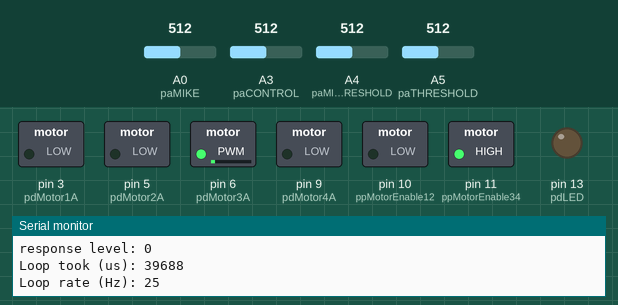
Bench run of a sketch on a simulated Arduino Uno, built with avr-gcc and run on an emulated ATmega328P. On the bench: switched loads named in the sketch (green lamp = pin HIGH), output pins drawn as LEDs (lit = HIGH), the last lines printed to the serial monitor. Inputs (shaded band) come from the test bench; at power-on: A0 (paMIKE) = 512, A3 (paCONTROL) = 512, A4 (paMINTHRESHOLD) = 512, A5 (paTHRESHOLD) = 512.

Above: at 3.2 s.
3.3 s: A0 (paMIKE) set to 490
At 3.59 s:
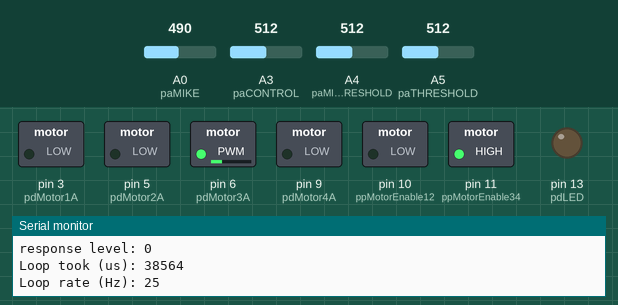
5.2 s: A0 (paMIKE) set to 306
At 5.51 s:
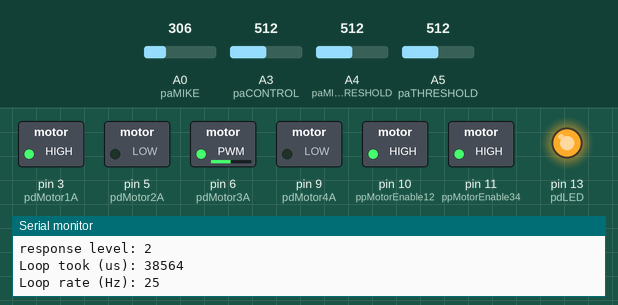
7.1 s: A0 (paMIKE) set to 246
At 7.42 s:
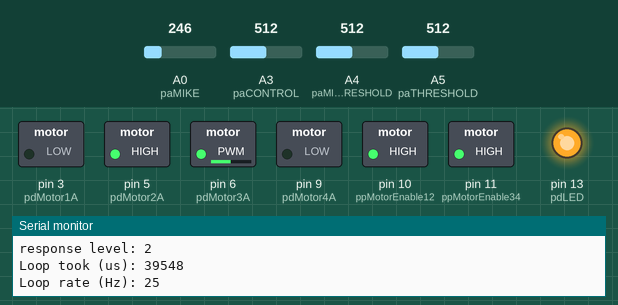
Timing chart, 0 to 10.1 s (numbered marks = the images above; inputs shaded):
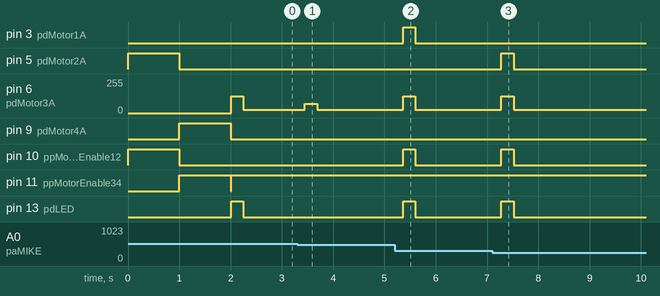

Measured:
- after the input at 3.3 s, pin 6 (pdMotor3A): 25/255 → 68/255 after 0.15 s, → 25/255 0.24 s later
- after the input at 5.2 s, pin 3 (pdMotor1A), pin 10 (ppMotorEnable12), pin 13 (pdLED): LOW → HIGH after 0.16 s, → LOW 0.24 s later; pin 6 (pdMotor3A): 25/255 → 125/255 after 0.16 s, → 25/255 0.24 s later
- after the input at 7.1 s, pin 5 (pdMotor2A), pin 10 (ppMotorEnable12), pin 13 (pdLED): LOW → HIGH after 0.18 s, → LOW 0.24 s later; pin 6 (pdMotor3A): 25/255 → 125/255 after 0.18 s, → 25/255 0.24 s later

The sketch:

react_to_sound_via_earphone.ino
```cpp
#define VERSION "3.1.2"
#define VERDATE "2013-03-19"
#define PROGMONIKER "RSE"

/*

  React to sound via earphone
  Charles B. Malloch, PhD  2012-12-06
  Created in support of Hampshire College

  2012-12-08 v2.1   fixed overstepping of the array by printBar
  2012-12-13 v2.2   show the threshold bar charts for 30 seconds when
                    a change is made; otherwise run fast
  2012-12-14 v2.2.1 added loop rate reporting preparatory to decreasing
                    smoothing of amplitude.
  2012-12-19 v2.2.2 slowed reporting to 4Hz from 10Hz
                    fixed multiply #defined paTHRESHOLD
  2012-12-23 v3.0.0 loop rate adjustable with A3 pot
                    pulled all EWMA stuff out, replaced with a longer read
  2013-01-27 v3.1.0 control pot now has 4 positions:
                    0: motors enabled, not verbose
                    1: motors disabled, not verbose
                    2: motors enabled, verbose
                    3: motors disabled, verbose

*/

#include <math.h>

// disable serial comm if BAUDRATE is undefined
// because serial comm pulls power 5V down by 500mV !!!
// #undef BAUDRATE
#define BAUDRATE 115200
static int VERBOSE = 2;
static int motorsEnabled;
#define paCONTROL 3

#define USE_SERVO_3 1
// 1100
#define SERVO_MIN_PULSE_us 500
// 2410
#define SERVO_MAX_PULSE_us 2500

#define paMIKE 0
#define paMINTHRESHOLD 4
#define paTHRESHOLD 5

/*
  NOTE regarding the motor enable lines - when these are low, the affected outputs are
  hi-z (tri-stated). This is OK for DC motors, but not so for servos. So to control:
    DC motor - set direction with digital writes to motor pins, control speed with PWM on enables
    servo motor - enable output with digital write, then control position with PWM on motor pin
    stepper motor - enable output, then step using digital writes to motor pins
*/

#define pdMotor1A 3
#define pdMotor2A 5
#define ppMotorEnable12 10

#define pdMotor3A 6
#define pdMotor4A 9
#define ppMotorEnable34 11

#define pdLED 13

// to get a reading, need to average over at least a half-cycle of sound. If min freq is 110,
// that's 9ms for a full cycle or 4.5ms for a half.
#define SAMPLING_PERIOD_MS 10
#define EXPECTEDMAXSEMIAMPLITUDE 1000

#define BARCHARTREPORTINGINTERVAL_MS ((VERBOSE > 5) ? 300000UL : 15000UL)
#define DELAYAFTERREPORTING_MS ((VERBOSE > 5) ? 1000 : 200)
#define THRESHOLDCHANGETOLERANCE 2

#define lineLen 80
#define bufLen (lineLen + 3)
char strBuf[bufLen];


// the current averages; one slow-moving, the other fast-moving.
float centerline, amplitude;
int minReading, maxReading;


void setup () {
#ifdef BAUDRATE
  Serial.begin(BAUDRATE);
	snprintf(strBuf, bufLen, "%s: React to Sound via Earphone v%s (%s)\n",
	  PROGMONIKER, VERSION, VERDATE);
  Serial.print(strBuf);
#endif

  pinMode(pdLED, OUTPUT);

  pinMode(pdMotor1A, OUTPUT);
  pinMode(pdMotor2A, OUTPUT);
  pinMode(ppMotorEnable12, OUTPUT);

  digitalWrite (ppMotorEnable12, LOW);
  digitalWrite (pdMotor1A, LOW);
  digitalWrite (pdMotor2A, HIGH);
  analogWrite (ppMotorEnable12, 255);
  delay(1000);
  digitalWrite (ppMotorEnable12, LOW);
  digitalWrite (pdMotor1A, LOW);
  digitalWrite (pdMotor2A, LOW);

  pinMode(pdMotor3A, OUTPUT);
  pinMode(pdMotor4A, OUTPUT);
  pinMode(ppMotorEnable34, OUTPUT);

  digitalWrite (ppMotorEnable34, LOW);
  digitalWrite (pdMotor3A, LOW);
  digitalWrite (pdMotor4A, HIGH);
  analogWrite (ppMotorEnable34, 255);
  delay(1000);
  digitalWrite (ppMotorEnable34, LOW);
  digitalWrite (pdMotor3A, LOW);
  digitalWrite (pdMotor4A, LOW);

  #ifdef USE_SERVO_3xxx
  // don't use PWM for servos - they need 50Hz and pulse width of 500-2500us
  digitalWrite (ppMotorEnable34, 1);
  for (int i = 0; i <= 100; i++) {
    analogWrite (pdMotor3A, map (i, 0, 100, 00, 1000));
#ifdef BAUDRATE
    Serial.print ("Servo 3: "); Serial.println (map (i, 0, 100, 0, 180));
#endif
    delay (500);
  }
  #endif


  motorsEnabled = 0;

}

void loop () {

  // variables related to taking a reading
  unsigned long readingBeganAt;
  int nReadings, r;
  float fReading, fVarReading;

  // variables related to evaluating a reading vs our thresholds
  int threshold, minThreshold;
  static int oldThreshold, oldMinThreshold;
  static unsigned long thresholdChangedAt = 0UL;
  short responseLevel;

  // variables related to motor control
  int PWMval, score;
  static unsigned long lastReversal = millis();
  static unsigned short direction = 0;

  // variables related to pacing the loop
  static unsigned long loopBeganAt_us = 0;
  unsigned long loopTook_us;

  loopTook_us = micros() - loopBeganAt_us;
  loopBeganAt_us = micros();

  r = analogRead(paCONTROL);
  VERBOSE = r > 512 ? 10 : 2;
  motorsEnabled = ! ( r & 0x0100 );
  if (analogRead(paCONTROL) > 256) {
    thresholdChangedAt = millis();
  }

  minThreshold = map ( analogRead (paMINTHRESHOLD), 0, 1023, 0, 100 );
  threshold = map ( analogRead (paTHRESHOLD), 0, 1023, 0, 100 );

  if (   ( threshold - oldThreshold )       > THRESHOLDCHANGETOLERANCE
      || ( minThreshold - oldMinThreshold ) > THRESHOLDCHANGETOLERANCE ) {
    oldThreshold = threshold;
    oldMinThreshold = minThreshold;
    thresholdChangedAt = millis();
  }

  // *=* *=* *=* *=* *=* *=* *=* *=* *=* *=* *=* *=* *=* *=* *=* *=* *=* *=* *=* *=* *=* *=* *=* *=*

  nReadings = 0;
  readingBeganAt = millis();
  fReading = 0.0;
  fVarReading = 0.0;
  minReading = 2000;
  maxReading = -5;
  while ((millis() - readingBeganAt) < SAMPLING_PERIOD_MS) {
    nReadings++;
    r = analogRead(paMIKE);
    fReading += r;
    fVarReading += abs( r - centerline );
    if (r < minReading) minReading = r;
    if (r > maxReading) maxReading = r;
  }
  amplitude = int (20.0 * fVarReading / nReadings);
  centerline = int (fReading / nReadings);            // the new centerline will be used next loop

  // *=* *=* *=* *=* *=* *=* *=* *=* *=* *=* *=* *=* *=* *=* *=* *=* *=* *=* *=* *=* *=* *=* *=* *=*

  /*
    constrain constrains a value to a certain range; if it tries to exceed the range,
    is set to the nearest endpoint e.g. constrain(195, 0, 170) returns 170.
    map maps a range of numbers into a new (either expanded or diminished) range.
    e.g. map(12, 0, 100, 0, 1000) returns 120.
    The allowable range for PWM is 0-255, so we remap to that range.
  */

  score = map(constrain(amplitude, 0, EXPECTEDMAXSEMIAMPLITUDE), 0, EXPECTEDMAXSEMIAMPLITUDE, 0, 100);
  // now we have a score between 0 and 100
  // we can compare this with minThreshold and threshold


  // *=* *=* *=* *=* *=* *=* *=* *=* *=* *=* *=* *=* *=* *=* *=* *=* *=* *=* *=* *=* *=* *=* *=* *=*


  /*
    One good test would be with the manual threshold
    as in if (score > threshold) {  etc.
    But we want automatically set threshold
    So we use a grand average (centerline) to compare against
    but give it a little wiggle room
  */
  if (motorsEnabled > 0) {
    if (score > threshold) {
      digitalWrite (pdLED, HIGH);
    } else {
      digitalWrite (pdLED, LOW);
    }

    if (score < minThreshold) {
      // do nothing / stop everything
      responseLevel = 0;
      digitalWrite (ppMotorEnable12, LOW);
      digitalWrite (pdMotor1A, LOW);
      digitalWrite (pdMotor2A, LOW);
      lastReversal = 0;
#ifdef BAUDRATE
      // Serial.println ("LEVEL 0");
#endif
    } else if (score < threshold) {
      // responseLevel 1 - move with speed related to score
      responseLevel = 1;
      // digitalWrite (ppMotorEnable12, LOW);
      digitalWrite (pdMotor1A, LOW);
      digitalWrite (pdMotor2A, HIGH);
      analogWrite (ppMotorEnable12, map (score, 0, 100, 0, 255));
      direction = 0;
      lastReversal = 0;
#ifdef BAUDRATE
      // Serial.println ("                  LEVEL 1");
#endif
    } else {
      // responseLevel 2 - move back and forth at top speed
      responseLevel = 2;
      if ((millis() - lastReversal) > 500) {
        // digitalWrite (ppMotorEnable12, LOW);
        if (direction == 0) {
          digitalWrite (pdMotor2A, LOW);
          digitalWrite (pdMotor1A, HIGH);
          direction = 1;
        } else {
          digitalWrite (pdMotor1A, LOW);
          digitalWrite (pdMotor2A, HIGH);
          direction = 0;
        }
        lastReversal = millis();
        analogWrite (ppMotorEnable12, map (score, 0, 100, 0, 255));
      }
      // Serial.println ("                                      LEVEL 2");
    }


    #ifdef USE_SERVO_3
    analogWrite (ppMotorEnable34, 255);
    // need to get a servo pulse width between SERVO_MIN_PULSE_us and SERVO_MAX_PULSE_us
    // from commanded angle, given that we know the PWM frequency
    int commandedAngle = map (score, 0, 100, 0, 180);
    int pulseWidth_us = map (commandedAngle, 0, 180, SERVO_MIN_PULSE_us, SERVO_MAX_PULSE_us);
    // PWM frequency is about 500Hz (period 20ms) so pulse width = period * duty cycle
    int duty_cycle_x_1000 = pulseWidth_us / 20;  // will be between 0 and 1000
    analogWrite (pdMotor3A, duty_cycle_x_1000);
#ifdef BAUDRATE
    Serial.print ("Servo 3: ");
    Serial.print ("command a: "); ( commandedAngle );
    Serial.print ("; width us: "); ( pulseWidth_us );
    Serial.print ("; dc * 1000: "); ( duty_cycle_x_1000 );
    Serial.println ( map (score, 0, 100, 0, 180) );
#endif
    #endif
  } else {
    // motors not enabled
    digitalWrite (ppMotorEnable12, LOW);
    digitalWrite (pdMotor1A, LOW);
    digitalWrite (pdMotor2A, LOW);
  }

  // *=* *=* *=* *=* *=* *=* *=* *=* *=* *=* *=* *=* *=* *=* *=* *=* *=* *=* *=* *=* *=* *=* *=* *=*

#ifdef BAUDRATE
  if ( ( millis() - thresholdChangedAt ) < BARCHARTREPORTINGINTERVAL_MS ) {
    // Serial.print (centerline);
    // Serial.print ("  ");
    // Serial.print (amplitude);
    // Serial.print ("  ");
    // Serial.print (score);
    // Serial.print ("  ");
    // Serial.print (reading);
    // Serial.println ();

    Serial.println ();
    if (VERBOSE > 5) {
      Serial.print ("verbose        : "); Serial.println (VERBOSE);
      Serial.print ("motors enabled : "); Serial.println (motorsEnabled);
      Serial.print ("centerline     : "); Serial.println (centerline);
      Serial.print ("amplitude      : "); Serial.println (amplitude);
      Serial.print ("min            : "); Serial.println (minReading);
      Serial.print ("max            : "); Serial.println (maxReading);
    }
    Serial.print ("min thr      : "); printBar (minThreshold);
    Serial.print ("thr          : "); printBar (threshold);
    Serial.print ("score        : "); printBar (score);
    Serial.print ("response level: "); Serial.println (responseLevel);
    if (loopTook_us > DELAYAFTERREPORTING_MS * 1000UL) {
      loopTook_us -= DELAYAFTERREPORTING_MS * 1000UL;
    }
    Serial.print ("Loop took (us): "); Serial.println (loopTook_us);
    unsigned long loopRate_Hz;
    loopRate_Hz = long ( 1000000UL / loopTook_us );
    Serial.print ("Loop rate (Hz): "); Serial.println (loopRate_Hz);

    // delay a little so printing is visible
    delay (DELAYAFTERREPORTING_MS);

  }
#endif

}

#ifdef BAUDRATE
void printBar (unsigned short barLen) {
  barLen = constrain (barLen, 0, lineLen);
  for (int i = 0; i < barLen; i++) strBuf[i] = '-';
  strBuf[barLen] = '*';
  for (int i = barLen + 1; i <= lineLen; i++) strBuf[i] = ' ';
  strBuf[bufLen - 2] = '|';
  strBuf[bufLen - 1] = '\0';
  Serial.println (strBuf);
}
#endif
```
